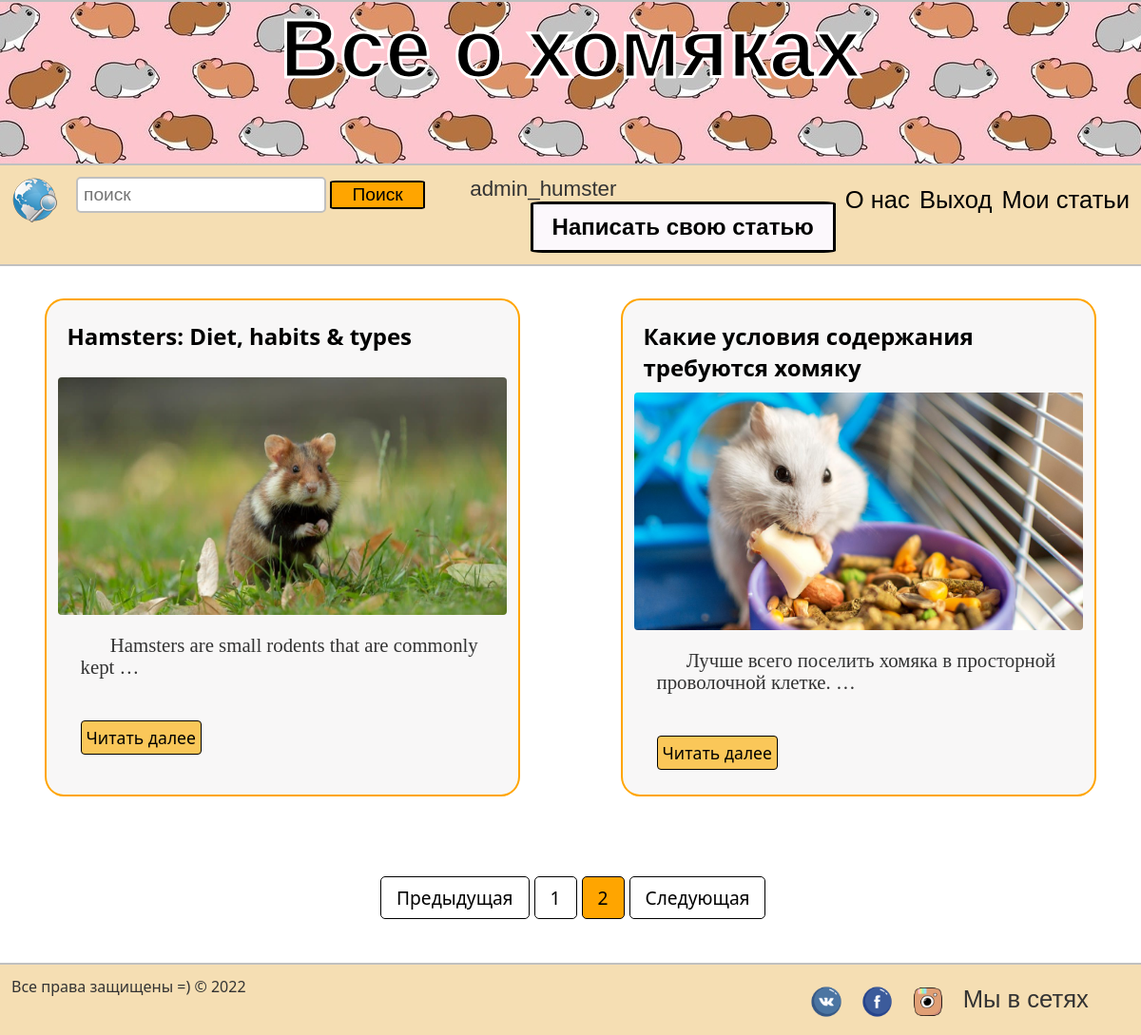
/my_articles?page=2 (signed in), run on an earlier commit of the app's database.
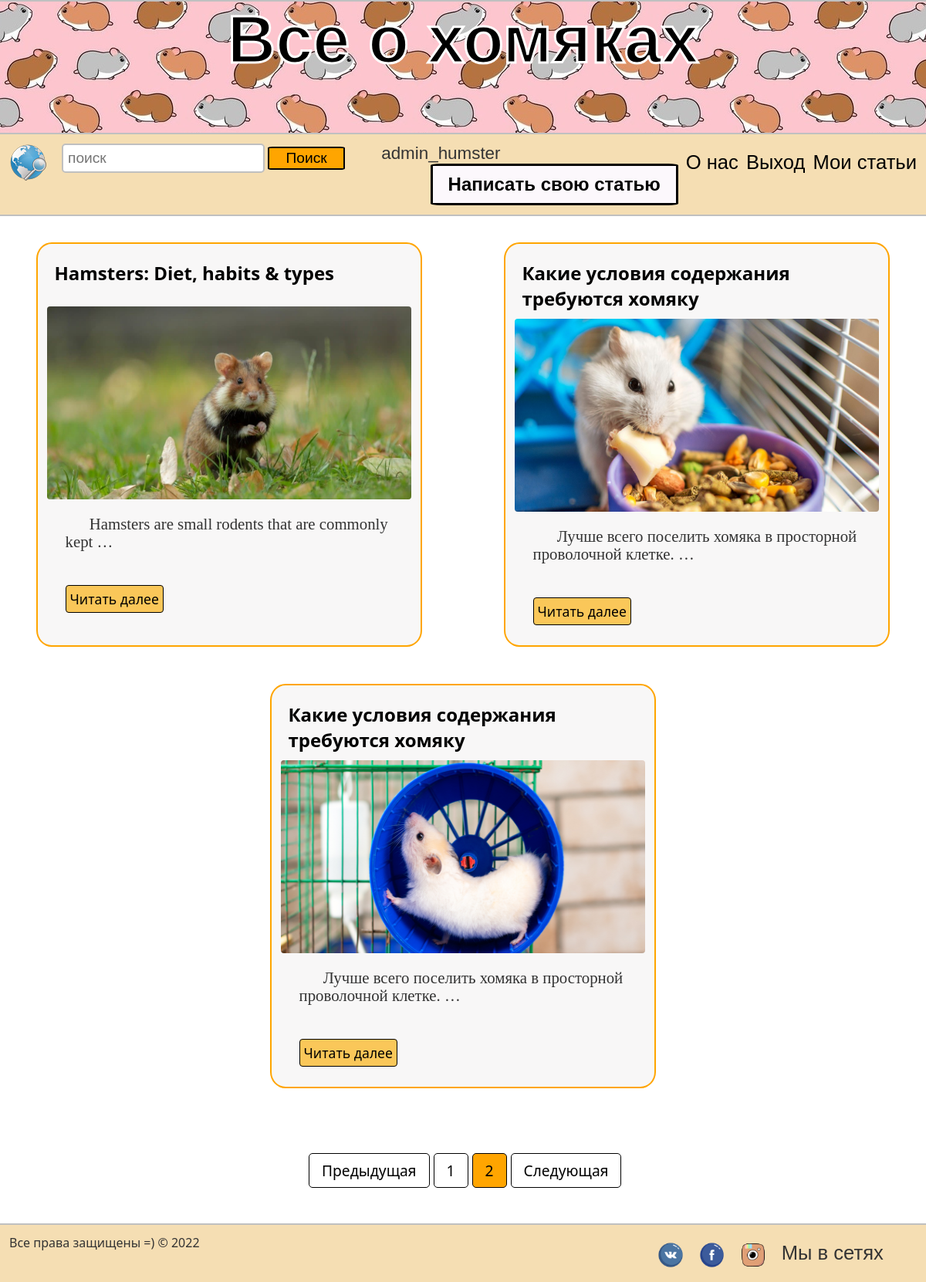
And on a later commit of the database.
### myblog/models.py (models this page shows, shortened)
class Post(models.Model):
    title = models.CharField(max_length=200)
    url = models.SlugField(null=False, unique=True)
    content = models.TextField()
    image = models.ImageField()
    created_at = models.DateField(default=timezone.now)
    author = models.ForeignKey(User, on_delete=models.CASCADE)

### myblog/views.py (the view)
# urls.py: path('my_articles', UserPostsView.as_view(), name='my_articles')
class UserPostsView(View):
    def get(self, request, *args, **kwargs):
        posts = Post.objects.filter(author=request.user)
        paginator = Paginator(posts, 6)
        page_number = request.GET.get('page')
        page_obj = paginator.get_page(page_number)
        return render(request, 'myblog/my_articles.html', context={
            'page_obj': page_obj
        })

### myblog/templates/myblog/my_articles.html (shortened to what this page needs)
{% extends './base.html' %}
{% load static %}
{% block content %}
	<div class="wrapper">
		<div class="articles">
			{% for post in page_obj %}
			<div class="article">
					<div class="content">
						<div class="title">
							<h4>{{ post.title|safe }}</h4>
						</div>
						<img src="media/{{ post.image }}" title="Humster picture">
						<p>{{ post.content|truncatewords:8 }}</p>
					</div>
					<a href="{% url 'post_detail' slug=post.url %}">Читать далее</a>
			</div>
			{% endfor %}
		</div>
	</div>
	{% endblock content %}
{% block pagination %}
    <div class="pagin_div">
        <nav class="pagination">
        <ul class="pagination">
            {% if page_obj.has_previous %}
                <a class="" href="?page={{ page_obj.previous_page_number }}" tabindex="-1">Предыдущая</a>
            {% else %}
                <li><a href="#" tabindex="-1">Предыдущая</a></li>
            {% endif %}
            {% for i in page_obj.paginator.page_range %}
                {% if i == page_obj.number %}
                    <li><a href="?page={{ i }}" class="sr-only">{{ i }}</a></li>
                {% else %}
                    <li><a href="?page={{ i }}" >{{ i }}</a></li>
                {% endif %}
            {% endfor %}
        {% if page_obj.has_next %}
            <a class="next" href="?page={{ page_obj.next_page_number }}">Следующая</a>
        {% else %}
            <li class="next"><a href="#">Следующая</a></li>
        {% endif %}
        </ul>
    </nav>
    </div>
    <br>
{% endblock %}

What changed in the data, as far as the page shows it:
added Post: title "Какие условия содержания требуются хомяку", image (picture), content "Лучше всего поселить хомяка в просторной проволочной клетке. …"
